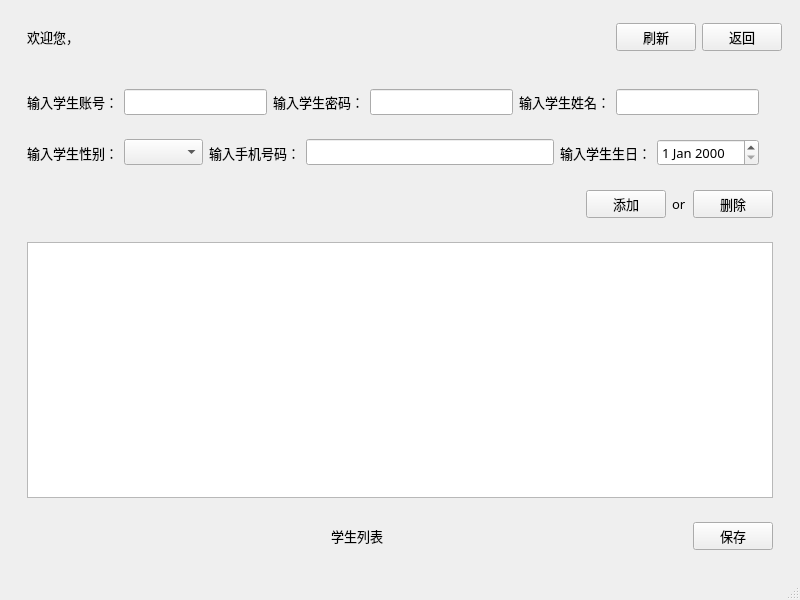
<?xml version="1.0" encoding="UTF-8"?>
<ui version="4.0">
 <class>Manager_stu</class>
 <widget class="QMainWindow" name="Manager_stu">
  <property name="geometry">
   <rect>
    <x>0</x>
    <y>0</y>
    <width>800</width>
    <height>600</height>
   </rect>
  </property>
  <property name="font">
   <font>
    <family>楷体</family>
    <pointsize>10</pointsize>
   </font>
  </property>
  <property name="windowTitle">
   <string>管理学生信息</string>
  </property>
  <widget class="QWidget" name="centralwidget">
   <layout class="QGridLayout" name="gridLayout">
    <item row="0" column="0">
     <widget class="QWidget" name="widget_3" native="true">
      <layout class="QVBoxLayout" name="verticalLayout_2">
       <item>
        <widget class="QWidget" name="widget_2" native="true">
         <layout class="QHBoxLayout" name="horizontalLayout">
          <item>
           <widget class="QLabel" name="label">
            <property name="text">
             <string>欢迎您，</string>
            </property>
           </widget>
          </item>
          <item>
           <widget class="QLabel" name="label_3">
            <property name="text">
             <string/>
            </property>
           </widget>
          </item>
         </layout>
        </widget>
       </item>
      </layout>
     </widget>
    </item>
    <item row="0" column="1">
     <spacer name="horizontalSpacer_24">
      <property name="orientation">
       <enum>Qt::Horizontal</enum>
      </property>
      <property name="sizeHint" stdset="0">
       <size>
        <width>118</width>
        <height>20</height>
       </size>
      </property>
     </spacer>
    </item>
    <item row="0" column="2">
     <spacer name="horizontalSpacer_23">
      <property name="orientation">
       <enum>Qt::Horizontal</enum>
      </property>
      <property name="sizeHint" stdset="0">
       <size>
        <width>117</width>
        <height>20</height>
       </size>
      </property>
     </spacer>
    </item>
    <item row="0" column="3">
     <widget class="QWidget" name="widget_10" native="true">
      <layout class="QHBoxLayout" name="horizontalLayout_2">
       <item>
        <spacer name="horizontalSpacer_13">
         <property name="orientation">
          <enum>Qt::Horizontal</enum>
         </property>
         <property name="sizeHint" stdset="0">
          <size>
           <width>40</width>
           <height>20</height>
          </size>
         </property>
        </spacer>
       </item>
       <item>
        <spacer name="horizontalSpacer_5">
         <property name="orientation">
          <enum>Qt::Horizontal</enum>
         </property>
         <property name="sizeHint" stdset="0">
          <size>
           <width>40</width>
           <height>20</height>
          </size>
         </property>
        </spacer>
       </item>
       <item>
        <spacer name="horizontalSpacer_12">
         <property name="orientation">
          <enum>Qt::Horizontal</enum>
         </property>
         <property name="sizeHint" stdset="0">
          <size>
           <width>40</width>
           <height>20</height>
          </size>
         </property>
        </spacer>
       </item>
       <item>
        <spacer name="horizontalSpacer_6">
         <property name="orientation">
          <enum>Qt::Horizontal</enum>
         </property>
         <property name="sizeHint" stdset="0">
          <size>
           <width>40</width>
           <height>20</height>
          </size>
         </property>
        </spacer>
       </item>
       <item>
        <spacer name="horizontalSpacer_3">
         <property name="orientation">
          <enum>Qt::Horizontal</enum>
         </property>
         <property name="sizeHint" stdset="0">
          <size>
           <width>40</width>
           <height>20</height>
          </size>
         </property>
        </spacer>
       </item>
       <item>
        <widget class="QPushButton" name="pushButton_4">
         <property name="text">
          <string>刷新</string>
         </property>
        </widget>
       </item>
       <item>
        <widget class="QPushButton" name="pushButton">
         <property name="text">
          <string>返回</string>
         </property>
        </widget>
       </item>
      </layout>
     </widget>
    </item>
    <item row="1" column="0" colspan="4">
     <widget class="QWidget" name="widget_6" native="true">
      <layout class="QVBoxLayout" name="verticalLayout_3">
       <item>
        <widget class="QWidget" name="widget_11" native="true">
         <layout class="QHBoxLayout" name="horizontalLayout_7">
          <item>
           <widget class="QLabel" name="label_13">
            <property name="text">
             <string>输入学生账号：</string>
            </property>
           </widget>
          </item>
          <item>
           <widget class="QLineEdit" name="account0"/>
          </item>
          <item>
           <widget class="QLabel" name="label_14">
            <property name="text">
             <string>输入学生密码：</string>
            </property>
           </widget>
          </item>
          <item>
           <widget class="QLineEdit" name="password0"/>
          </item>
          <item>
           <widget class="QLabel" name="label_15">
            <property name="text">
             <string>输入学生姓名：</string>
            </property>
           </widget>
          </item>
          <item>
           <widget class="QLineEdit" name="name0"/>
          </item>
          <item>
           <widget class="QLabel" name="label_16">
            <property name="text">
             <string/>
            </property>
           </widget>
          </item>
         </layout>
        </widget>
       </item>
       <item>
        <widget class="QWidget" name="widget_8" native="true">
         <layout class="QHBoxLayout" name="horizontalLayout_5">
          <item>
           <widget class="QLabel" name="label_7">
            <property name="text">
             <string>输入学生性别：</string>
            </property>
           </widget>
          </item>
          <item>
           <widget class="QComboBox" name="comboBoxGender"/>
          </item>
          <item>
           <widget class="QLabel" name="label_10">
            <property name="text">
             <string>输入手机号码：</string>
            </property>
           </widget>
          </item>
          <item>
           <widget class="QLineEdit" name="phone0"/>
          </item>
          <item>
           <widget class="QLabel" name="label_11">
            <property name="text">
             <string>输入学生生日：</string>
            </property>
           </widget>
          </item>
          <item>
           <widget class="QDateEdit" name="birthday0"/>
          </item>
          <item>
           <widget class="QLabel" name="label_9">
            <property name="text">
             <string/>
            </property>
           </widget>
          </item>
         </layout>
        </widget>
       </item>
       <item>
        <widget class="QWidget" name="widget_9" native="true">
         <layout class="QHBoxLayout" name="horizontalLayout_6">
          <item>
           <spacer name="horizontalSpacer">
            <property name="orientation">
             <enum>Qt::Horizontal</enum>
            </property>
            <property name="sizeHint" stdset="0">
             <size>
              <width>40</width>
              <height>20</height>
             </size>
            </property>
           </spacer>
          </item>
          <item>
           <widget class="QPushButton" name="pushButton_2">
            <property name="text">
             <string>添加</string>
            </property>
           </widget>
          </item>
          <item>
           <widget class="QLabel" name="label_12">
            <property name="text">
             <string>or</string>
            </property>
           </widget>
          </item>
          <item>
           <widget class="QPushButton" name="pushButton_3">
            <property name="text">
             <string>删除</string>
            </property>
           </widget>
          </item>
         </layout>
        </widget>
       </item>
       <item>
        <widget class="QWidget" name="widget_4" native="true">
         <layout class="QVBoxLayout" name="verticalLayout_4">
          <item>
           <widget class="QTableView" name="StuTableView">
            <property name="minimumSize">
             <size>
              <width>746</width>
              <height>236</height>
             </size>
            </property>
           </widget>
          </item>
         </layout>
        </widget>
       </item>
       <item>
        <widget class="QWidget" name="widget_5" native="true">
         <layout class="QHBoxLayout" name="horizontalLayout_3">
          <item>
           <spacer name="horizontalSpacer_7">
            <property name="orientation">
             <enum>Qt::Horizontal</enum>
            </property>
            <property name="sizeHint" stdset="0">
             <size>
              <width>40</width>
              <height>20</height>
             </size>
            </property>
           </spacer>
          </item>
          <item>
           <widget class="QLabel" name="label_6">
            <property name="text">
             <string>学生列表</string>
            </property>
           </widget>
          </item>
          <item>
           <spacer name="horizontalSpacer_8">
            <property name="orientation">
             <enum>Qt::Horizontal</enum>
            </property>
            <property name="sizeHint" stdset="0">
             <size>
              <width>40</width>
              <height>20</height>
             </size>
            </property>
           </spacer>
          </item>
          <item>
           <widget class="QPushButton" name="save">
            <property name="text">
             <string>保存</string>
            </property>
           </widget>
          </item>
         </layout>
        </widget>
       </item>
      </layout>
     </widget>
    </item>
   </layout>
  </widget>
  <widget class="QMenuBar" name="menubar">
   <property name="geometry">
    <rect>
     <x>0</x>
     <y>0</y>
     <width>800</width>
     <height>26</height>
    </rect>
   </property>
  </widget>
  <widget class="QStatusBar" name="statusbar"/>
 </widget>
 <resources/>
 <connections/>
</ui>
